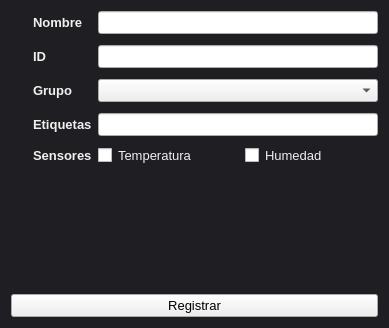
<?xml version="1.0" encoding="UTF-8"?>
<ui version="4.0">
 <class>registro</class>
 <widget class="QWidget" name="registro">
  <property name="geometry">
   <rect>
    <x>0</x>
    <y>0</y>
    <width>389</width>
    <height>328</height>
   </rect>
  </property>
  <property name="windowTitle">
   <string>Registro de dispositivo</string>
  </property>
  <property name="styleSheet">
   <string notr="true">QWidget#registro{
	background-color: #1f1f23;
}

QWidget{
	font-family: &quot;Inter&quot;, &quot;Verdana&quot;, &quot;sans-serif&quot;;
	font-size: 10pt;
}

QLabel{
	color: #F0F0F0;
	font-weight: bold;
}

QCheckBox{
	color: #F0F0F0;
}

QCheckBox::indicator {
	color: black;
}

QTextBrowser{
	background-color: #1f1f23;
	color: #f1c40f;
}

QPushButton{
	color: black;
}</string>
  </property>
  <layout class="QVBoxLayout" name="verticalLayout">
   <item>
    <layout class="QFormLayout" name="formLayout">
     <property name="verticalSpacing">
      <number>11</number>
     </property>
     <item row="0" column="1">
      <widget class="QLineEdit" name="le_nombre"/>
     </item>
     <item row="1" column="1">
      <widget class="QLineEdit" name="le_id"/>
     </item>
     <item row="2" column="1">
      <widget class="QComboBox" name="cb_grupo"/>
     </item>
     <item row="3" column="1">
      <widget class="QLineEdit" name="le_etiquetas"/>
     </item>
     <item row="4" column="1">
      <layout class="QHBoxLayout" name="horizontalLayout">
       <property name="spacing">
        <number>14</number>
       </property>
       <item>
        <widget class="QCheckBox" name="chkb_temperatura">
         <property name="text">
          <string>Temperatura</string>
         </property>
        </widget>
       </item>
       <item>
        <widget class="QCheckBox" name="chkb_humedad">
         <property name="text">
          <string>Humedad</string>
         </property>
        </widget>
       </item>
      </layout>
     </item>
     <item row="0" column="0">
      <layout class="QHBoxLayout" name="horizontalLayout_3">
       <property name="spacing">
        <number>14</number>
       </property>
       <item>
        <widget class="QLabel" name="icon_nombre">
         <property name="text">
          <string/>
         </property>
        </widget>
       </item>
       <item>
        <widget class="QLabel" name="lbl_nombre">
         <property name="text">
          <string>Nombre</string>
         </property>
        </widget>
       </item>
      </layout>
     </item>
     <item row="1" column="0">
      <layout class="QHBoxLayout" name="horizontalLayout_4">
       <property name="spacing">
        <number>14</number>
       </property>
       <item>
        <widget class="QLabel" name="icon_id">
         <property name="text">
          <string/>
         </property>
        </widget>
       </item>
       <item>
        <widget class="QLabel" name="lbl_id">
         <property name="text">
          <string>ID</string>
         </property>
        </widget>
       </item>
      </layout>
     </item>
     <item row="2" column="0">
      <layout class="QHBoxLayout" name="horizontalLayout_5">
       <property name="spacing">
        <number>14</number>
       </property>
       <item>
        <widget class="QLabel" name="icon_grupo">
         <property name="text">
          <string/>
         </property>
        </widget>
       </item>
       <item>
        <widget class="QLabel" name="lbl_grupo">
         <property name="text">
          <string>Grupo</string>
         </property>
        </widget>
       </item>
      </layout>
     </item>
     <item row="3" column="0">
      <layout class="QHBoxLayout" name="horizontalLayout_6">
       <property name="spacing">
        <number>14</number>
       </property>
       <item>
        <widget class="QLabel" name="icon_tags">
         <property name="text">
          <string/>
         </property>
        </widget>
       </item>
       <item>
        <widget class="QLabel" name="lbl_etiquetas">
         <property name="text">
          <string>Etiquetas</string>
         </property>
        </widget>
       </item>
      </layout>
     </item>
     <item row="4" column="0">
      <layout class="QHBoxLayout" name="horizontalLayout_7">
       <property name="spacing">
        <number>14</number>
       </property>
       <item>
        <widget class="QLabel" name="icon_sensores">
         <property name="text">
          <string/>
         </property>
        </widget>
       </item>
       <item>
        <widget class="QLabel" name="lbl_sensores">
         <property name="text">
          <string>Sensores</string>
         </property>
        </widget>
       </item>
      </layout>
     </item>
    </layout>
   </item>
   <item>
    <widget class="QTextBrowser" name="tb_errores">
     <property name="sizePolicy">
      <sizepolicy hsizetype="Expanding" vsizetype="Preferred">
       <horstretch>0</horstretch>
       <verstretch>0</verstretch>
      </sizepolicy>
     </property>
     <property name="frameShape">
      <enum>QFrame::NoFrame</enum>
     </property>
     <property name="html">
      <string>&lt;!DOCTYPE HTML PUBLIC &quot;-//W3C//DTD HTML 4.0//EN&quot; &quot;http://www.w3.org/TR/REC-html40/strict.dtd&quot;&gt;
&lt;html&gt;&lt;head&gt;&lt;meta name=&quot;qrichtext&quot; content=&quot;1&quot; /&gt;&lt;style type=&quot;text/css&quot;&gt;
p, li { white-space: pre-wrap; }
&lt;/style&gt;&lt;/head&gt;&lt;body style=&quot; font-family:'Inter','Verdana','sans-serif'; font-size:10pt; font-weight:400; font-style:normal;&quot;&gt;
&lt;p style=&quot;-qt-paragraph-type:empty; margin-top:0px; margin-bottom:0px; margin-left:0px; margin-right:0px; -qt-block-indent:0; text-indent:0px;&quot;&gt;&lt;br /&gt;&lt;/p&gt;&lt;/body&gt;&lt;/html&gt;</string>
     </property>
    </widget>
   </item>
   <item>
    <widget class="QPushButton" name="btn_registrar">
     <property name="text">
      <string>Registrar</string>
     </property>
    </widget>
   </item>
  </layout>
 </widget>
 <resources/>
 <connections/>
</ui>
